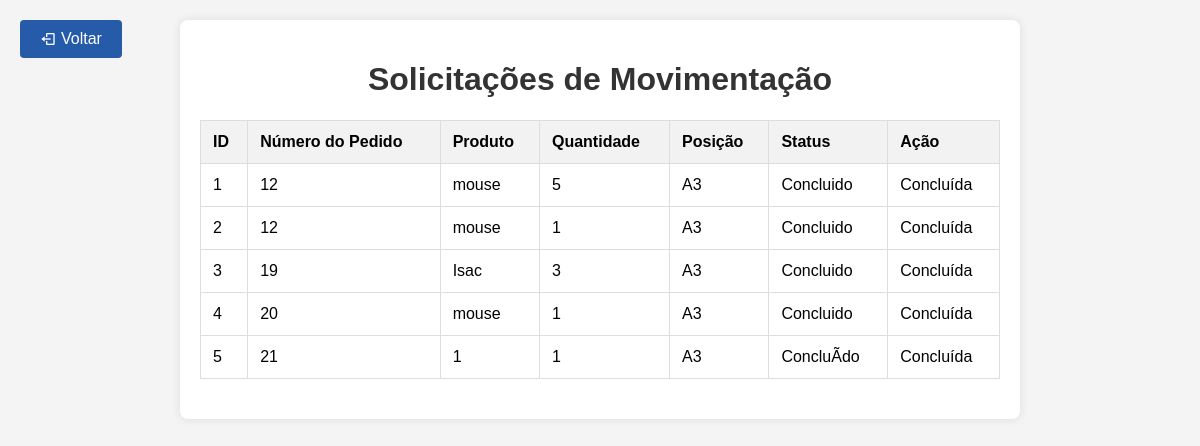
Before: /SENAI_LOGISTICA/home/movimentacao/solicitacoesMovimentacao.php with the older database file.
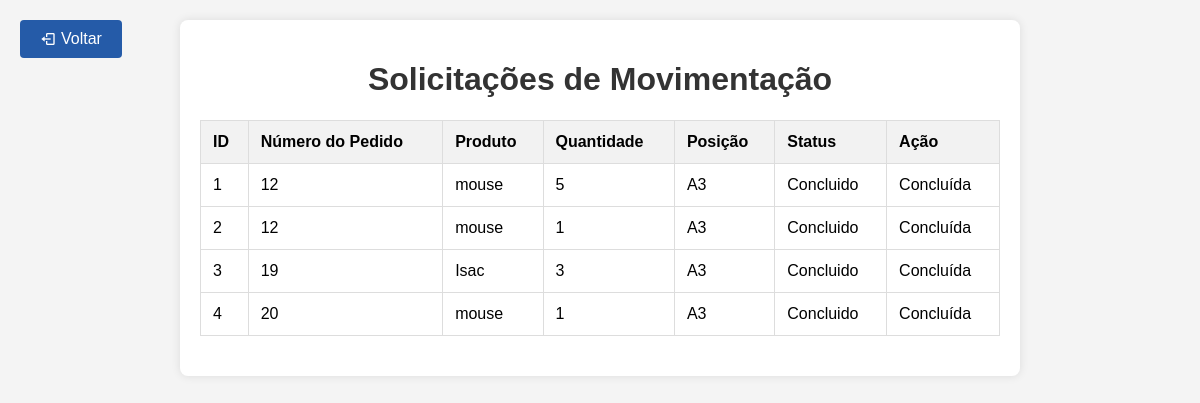
After: the same page with the newer database file.
### tables this page shows
CREATE TABLE `movimentacao` (
  `id` int(11) NOT NULL,
  `npedido` varchar(255) NOT NULL,
  `produto` varchar(255) NOT NULL,
  `qtd` int(11) NOT NULL,
  `posicao` varchar(255) NOT NULL,
  `status` varchar(20) DEFAULT 'Pendente'
);

### SENAI_LOGISTICA/home/movimentacao/solicitacoesMovimentacao.php (the view, shortened to what this page needs)
<!DOCTYPE html>
<html lang="en">
<head>
    <link href='https://unpkg.com/boxicons@2.1.4/css/boxicons.min.css' rel='stylesheet'>
</head>
<body>
<a class="back-button" onclick="window.history.back();"><i class='bx bx-log-out'></i> Voltar</a>
<div class="container">
    <h1>Solicitações de Movimentação</h1>
    <?php
    $servername = "localhost";
    $username = "root";
    $password = "root";
    $dbname = "senai";
    $conn = new mysqli($servername, $username, $password, $dbname);
    $sql = "SELECT id, npedido, produto, qtd, posicao, status FROM movimentacao";
    $result = $conn->query($sql);
    if ($result->num_rows > 0) {
        echo "<table>";
        echo "<tr><th>ID</th><th>Número do Pedido</th><th>Produto</th><th>Quantidade</th><th>Posição</th><th>Status</th><th>Ação</th></tr>";
        while($row = $result->fetch_assoc()) {
            echo "<tr>";
            echo "<td>" . htmlspecialchars($row["id"]) . "</td>";
            echo "<td>" . htmlspecialchars($row["npedido"]) . "</td>";
            echo "<td>" . htmlspecialchars($row["produto"]) . "</td>";
            echo "<td>" . htmlspecialchars($row["qtd"]) . "</td>";
            echo "<td>" . htmlspecialchars($row["posicao"]) . "</td>";
            echo "<td>" . htmlspecialchars($row["status"]) . "</td>";
            if ($row["status"] == "Pendente") {
                echo "<td>";
                echo "<form method='POST' style='display:inline;'>";
                echo "<input type='hidden' name='movimentacao_id' value='" . htmlspecialchars($row["id"]) . "'>";
                echo "<input type='submit' value='Marcar como Concluída'>";
                echo "</form>";
                echo "</td>";
            } else {
                echo "<td>Concluída</td>";
            }
            echo "</tr>";
        }
        echo "</table>";
    } else {
        echo "Nenhuma solicitação de movimentação encontrada.";
    }
    ?>
</div>
</body>
</html>

Changed rows visible on the page:
removed movimentacao: id "5", npedido "21", produto "1", qtd "1", posicao "A3", status "ConcluÃ­do", shows "Concluída"
